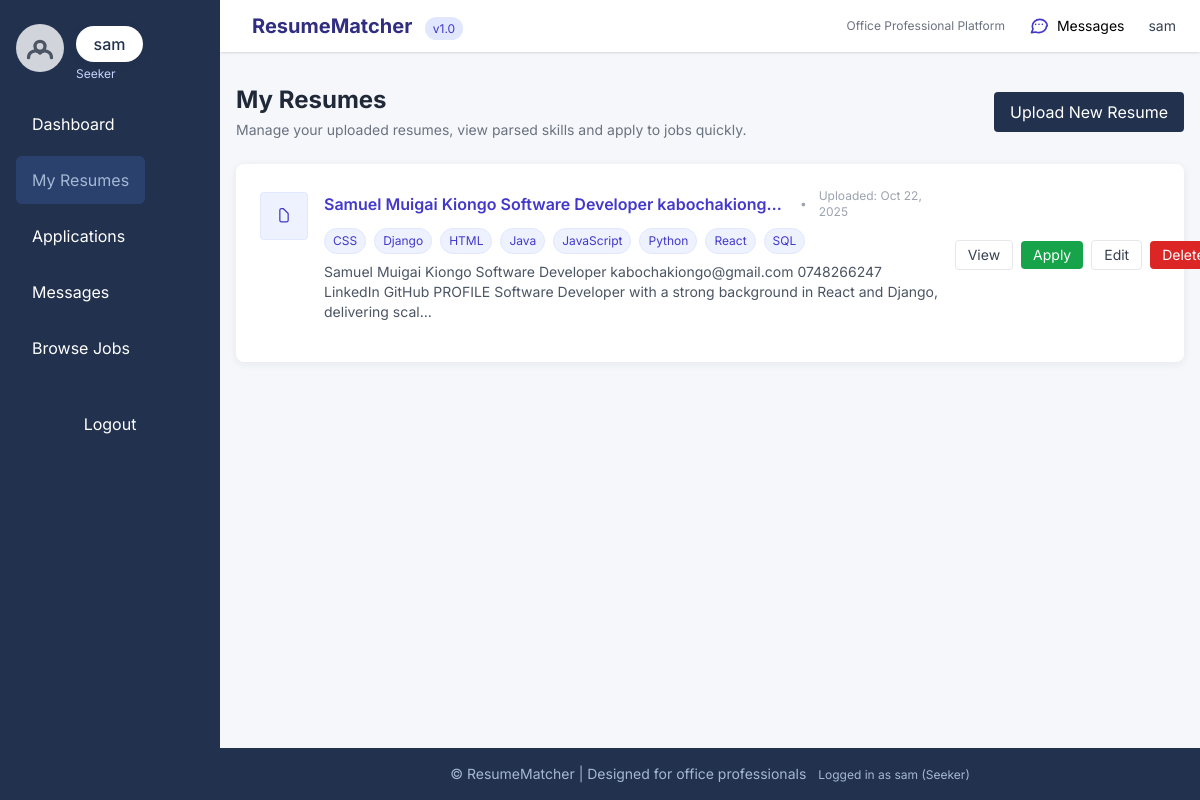
Page /resumes/ (signed in) on the committed database.
### core/models.py (models this page shows, shortened)
class User(AbstractUser):
    USER_TYPES = (
        ('seeker', 'Job Seeker'),
        ('recruiter', 'Recruiter'),
        ('admin', 'Admin'),
    )
    account_type = models.CharField(max_length=10, choices=USER_TYPES, default='seeker')
    email = models.EmailField(unique=True)
    profile_picture = models.ImageField(upload_to='profiles/', blank=True, null=True)
    created_at = models.DateTimeField(auto_now_add=True)
    updated_at = models.DateTimeField(auto_now=True)
    class Meta:
        db_table = 'users'
        verbose_name = 'User'
        verbose_name_plural = 'Users'

class Resume(models.Model):
    resume_id = models.AutoField(primary_key=True)
    user = models.ForeignKey(User, on_delete=models.CASCADE, related_name='resumes')
    file = models.FileField(upload_to='resumes/', blank=True, null=True)
    extracted_text = models.TextField(blank=True, null=True)
    skills = models.ManyToManyField(Skill, blank=True, related_name='resumes')
    summary = models.TextField(blank=True, null=True)
    match_score = models.FloatField(
        default=0.0,
        validators=[MinValueValidator(0.0), MaxValueValidator(1.0)]
    )
    uploaded_at = models.DateTimeField(auto_now_add=True)
    updated_at = models.DateTimeField(auto_now=True)
    class Meta:
        db_table = 'resumes'
        verbose_name = 'Resume'
        verbose_name_plural = 'Resumes'
        ordering = ['-uploaded_at']
    def get_skills_as_string(self):
        return ', '.join(skill.name for skill in self.skills.all()) if self.skills.exists() else 'No skills extracted'

class Skill(models.Model):
    name = models.CharField(max_length=100, unique=True)
    slug = models.SlugField(max_length=120, unique=True, blank=True)
    class Meta:
        db_table = 'skills'
        ordering = ['name']
        verbose_name = 'Skill'
        verbose_name_plural = 'Skills'

### core/views.py (the view)
# urls.py: path('resumes/', views.resume_list, name='resume_list'),
@login_required
def resume_list(request):
    resumes = Resume.objects.filter(user=request.user)
    return render(request, 'resume/resume_list.html', {'resumes': resumes})

### core/templates/resume/resume_list.html (shortened to what this page needs)
{% extends "base.html" %}
{% block content %}
<div class="mb-6 flex items-center justify-between">
    <div>
        <h1 class="text-2xl font-bold text-gray-800">My Resumes</h1>
        <p class="text-sm text-gray-500 mt-1">Manage your uploaded resumes, view parsed skills and apply to jobs quickly.</p>
    </div>
    <div class="flex items-center space-x-3">
        <a href="{% url 'resume_create' %}" class="btn-primary px-4 py-2 rounded">Upload New Resume</a>
    </div>
</div>
<div class="card p-6">
    {% if resumes %}
        <ul class="space-y-4">
            {% for resume in resumes %}
            <li class="flex items-center justify-between gap-4 pb-4 border-b last:border-b-0">
                <div class="flex items-start gap-4">
                    <div class="flex-shrink-0 mt-1">
                        {% if resume.file %}
                        <a href="{{ resume.file.url }}" target="_blank" class="inline-flex items-center justify-center w-12 h-12 rounded bg-indigo-50 text-indigo-700 border border-indigo-100">
                            <svg xmlns="http://www.w3.org/2000/svg" class="h-5 w-5" fill="none" viewBox="0 0 24 24" stroke="currentColor">
                                <path stroke-linecap="round" stroke-linejoin="round" stroke-width="1.5" d="M7 7v10a2 2 0 002 2h6a2 2 0 002-2V9l-6-6H9a2 2 0 00-2 2z" />
                            </svg>
                        </a>
                        {% endif %}
                    </div>
                    <div class="min-w-0">
                        <div class="flex items-center gap-3">
                            <a href="{% url 'resume_detail' resume.pk %}" class="text-indigo-700 font-semibold hover:underline truncate">
                                {{ resume.summary|default:resume.get_skills_as_string|truncatechars:60 }}
                            </a>
                            <span class="text-xs text-gray-400">•</span>
                            <span class="text-xs text-gray-400">Uploaded: {{ resume.uploaded_at|date:"M d, Y" }}</span>
                        </div>
                        <div class="mt-2 flex flex-wrap gap-2">
                            {% if resume.skills.exists %}
                                {% for skill in resume.skills.all %}
                                    <span class="text-xs px-2 py-1 rounded-full bg-indigo-50 text-indigo-700 border border-indigo-100">{{ skill.name }}</span>
                                {% endfor %}
                            {% else %}
                                <span class="text-xs text-gray-500">No structured skills</span>
                            {% endif %}
                        </div>
                        {% if resume.extracted_text %}
                        <p class="mt-2 text-sm text-gray-600 line-clamp-3">{{ resume.extracted_text|truncatechars:180 }}</p>
                        {% endif %}
                    </div>
                </div>
                <div class="flex items-center gap-2">
                    <a href="{% url 'resume_detail' resume.pk %}" class="text-sm px-3 py-1 rounded border border-gray-200 text-gray-700 hover:bg-gray-50">View</a>
                    <a href="{% url 'application_create' resume.pk %}" title="Apply with this resume"
                       class="text-sm px-3 py-1 rounded bg-green-600 hover:bg-green-700 text-white">Apply</a>
                    <a href="{% url 'resume_update' resume.pk %}" class="text-sm px-3 py-1 rounded border border-gray-200 text-gray-700 hover:bg-gray-50">Edit</a>
                    <form action="{% url 'resume_delete' resume.pk %}" method="post" class="inline" onsubmit="return confirm('Delete this resume? This action cannot be undone.');">
                        <button type="submit" class="text-sm px-3 py-1 rounded bg-red-600 hover:bg-red-700 text-white">Delete</button>
                    </form>
                </div>
            </li>
            {% endfor %}
        </ul>
    {% else %}
        <div class="py-8 text-center">
            <p class="text-gray-600 mb-4">You don't have any resumes yet. Upload your first resume to start applying.</p>
            <a href="{% url 'resume_create' %}" class="btn-primary px-4 py-2 rounded">Upload Resume</a>
        </div>
    {% endif %}
</div>
{% endblock %}

### core/templates/base.html (shortened to what this page needs)
<!DOCTYPE html>
<html lang="en">
<head>
    <script src="https://cdn.tailwindcss.com"></script>
</head>
<body>
    <div id="app-wrap">
        {% if user.is_authenticated %}
        <aside id="app-sidebar" class="sidebar flex flex-col items-start py-6 px-4" role="navigation" aria-label="Main menu">
            <div class="w-full flex items-center justify-between">
                <div class="flex items-center">
                    {% if user.profile_picture %}
                        <img src="{{ user.profile_picture.url }}" alt="Profile Picture" class="profile-pic mb-2">
                    {% else %}
                        <div class="profile-pic mb-2 flex items-center justify-center bg-gray-300 text-gray-600" aria-hidden="true">
                            <svg class="h-10 w-10" fill="none" stroke="currentColor" viewBox="0 0 24 24">
                                <path stroke-linecap="round" stroke-linejoin="round" stroke-width="2"
                                      d="M5.121 17.804A4 4 0 0112 15a4 4 0 016.879 2.804M15 11a3 3 0 11-6 0 3 3 0 016 0z" />
                            </svg>
                        </div>
                    {% endif %}
                    <div class="ml-3">
                        <div class="user-badge mb-1">{{ user.username }}</div>
                        <div class="text-xs text-indigo-200">{{ user.account_type|title }}</div>
                    </div>
                </div>
            </div>
            <nav class="nav-links w-full mt-4" aria-label="User navigation">
                {% if user.account_type == 'seeker' %}
                    <a href="{% url 'seeker_dashboard' %}" class="{% if request.resolver_match.url_name == 'seeker_dashboard' %}active{% endif %}">Dashboard</a>
                    <a href="{% url 'resume_list' %}" class="{% if request.resolver_match.url_name == 'resume_list' %}active{% endif %}">My Resumes</a>
                    <a href="{% url 'application_list' %}" class="{% if request.resolver_match.url_name == 'application_list' %}active{% endif %}">Applications</a>
                    <a href="{% url 'conversations_list' %}" class="{% if request.resolver_match.url_name == 'conversations_list' %}active{% endif %}">
                        Messages
                    </a>
                    <a href="{% url 'job_list' %}" class="{% if request.resolver_match.url_name == 'job_list' %}active{% endif %}">Browse Jobs</a>
                {% else %}
                    <a href="{% url 'job_list' %}">Browse Jobs</a>
                {% endif %}
            </nav>
            <form action="{% url 'logout' %}" method="post" class="mt-8 px-2 w-full">
                <button type="submit" class="btn-primary w-full py-2 rounded">Logout</button>
            </form>
        </aside>
        {% endif %}
        <div id="main-wrap" class="main-content-wrap flex flex-col min-h-screen" role="main">
            {% if user.is_authenticated %}
            <header class="bg-white shadow flex items-center justify-between px-6 py-3">
                <div class="flex items-center space-x-2">
                    <div>
                        <span class="font-bold text-xl text-indigo-900">ResumeMatcher</span>
                        <span class="text-xs bg-indigo-100 text-indigo-700 px-2 py-1 rounded-full ml-2">v1.0</span>
                    </div>
                </div>
                <div class="flex items-center space-x-3">
                    <span class="text-xs text-gray-500 hidden sm:block">Office Professional Platform</span>
                    <a href="{% url 'conversations_list' %}" class="text-sm px-3 py-1 hover:bg-gray-100 rounded hidden sm:inline-flex items-center" title="Messages">
                        Messages
                    </a>
                    <div class="ml-2 text-sm hidden sm:block">
                        <span class="text-gray-700">{{ user.get_full_name|default:user.username }}</span>
                    </div>
                </div>
            </header>
            {% endif %}
            <main class="scrollable-content max-w-5xl mx-auto py-8 px-4 w-full">
                {% block content %}{% endblock %}
            </main>
            <footer class="office-footer py-4 text-center text-sm mt-auto">
                &copy; {{ now|date:"Y" }} ResumeMatcher | Designed for office professionals
                <span class="ml-2 text-xs">
                    {% if user.is_authenticated %}
                        Logged in as {{ user.username }} ({{ user.account_type|title }})
                    {% else %}
                        Guest Mode
                    {% endif %}
                </span>
            </footer>
        </div>
    </div>
</body>
</html>

### core/templates/base.html (style rules this page uses)
html, body { height: 100%; margin: 0; padding: 0; }
body { font-family: 'Inter', Arial, sans-serif; background-color: #f5f7fa; height: 100vh; }
#app-wrap { min-height: 100vh; height: 100vh; display: flex; }
.office-footer { background-color: #22314e; color: #a4b8d3; }
.card { background: #fff; border-radius: 0.5rem; box-shadow: 0 2px 8px rgba(34,49,78,0.08); }
.btn-primary { background: #22314e; color: #fff; }
.sidebar { background: #22314e; min-width: 220px; max-width: 260px; color: #fff; flex-shrink: 0; height: 100vh; position: fixed; left: 0; top: 0; z-index: 40; transition: transform .22s ease; }
.sidebar a { color: #fff; display: block; padding: .75rem 1rem; border-radius: .375rem; transition: background .2s, color .2s; text-align: left; }
.sidebar a:hover, .sidebar .active { background: #2a416e; color: #a4b8d3; }
.sidebar .profile-pic { width: 48px; height: 48px; border-radius: 50%; object-fit: cover; margin-bottom: 0.75rem; }
.user-badge { background: #fff; color: #22314e; padding: .4rem 1.1rem; border-radius: 9999px; font-weight: 500; box-shadow: 0 2px 8px rgba(34,49,78,0.08); }
.nav-links { display: flex; flex-direction: column; align-items: flex-start; gap: 0.5rem; width: 100%; margin-top: 1.5rem; }
.sidebar form { width: 100%; }
.main-content-wrap { margin-left: 220px; width: calc(100vw - 220px); min-height: 100vh; display: flex; flex-direction: column; transition: margin-left .22s ease; }
.scrollable-content { flex: 1 1 auto; overflow-y: auto; padding-bottom: 1rem; }

### rows in the picture
User: username "sam", account_type "Seeker", get_full_name "sam"
Resume: summary "Samuel Muigai Kiongo Software Developer kabochakiong…", uploaded_at "Oct 22, 2025", extracted_text "Samuel Muigai Kiongo Software Developer kabochakiongo@gmail.com 0748266247 LinkedIn GitHub PROFILE Software Developer with a strong background in React and Django, delivering scal…"
Skill: name "CSS"
Skill: name "Django"
Skill: name "HTML"
Skill: name "Java"
Skill: name "JavaScript"
Skill: name "Python"
Skill: name "React"
Skill: name "SQL"
